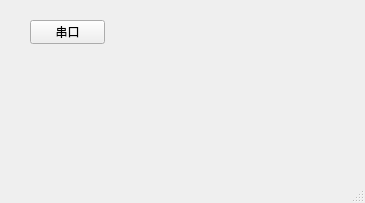
<?xml version="1.0" encoding="UTF-8"?>
<ui version="4.0">
 <class>MainWindow</class>
 <widget class="QMainWindow" name="MainWindow">
  <property name="geometry">
   <rect>
    <x>0</x>
    <y>0</y>
    <width>365</width>
    <height>203</height>
   </rect>
  </property>
  <property name="windowTitle">
   <string>MainWindow</string>
  </property>
  <widget class="QWidget" name="centralwidget">
   <widget class="QPushButton" name="btnSerialWin">
    <property name="geometry">
     <rect>
      <x>30</x>
      <y>20</y>
      <width>75</width>
      <height>24</height>
     </rect>
    </property>
    <property name="text">
     <string>串口</string>
    </property>
   </widget>
  </widget>
  <widget class="QMenuBar" name="menubar">
   <property name="geometry">
    <rect>
     <x>0</x>
     <y>0</y>
     <width>365</width>
     <height>22</height>
    </rect>
   </property>
  </widget>
  <widget class="QStatusBar" name="statusbar"/>
 </widget>
 <resources/>
 <connections/>
</ui>
